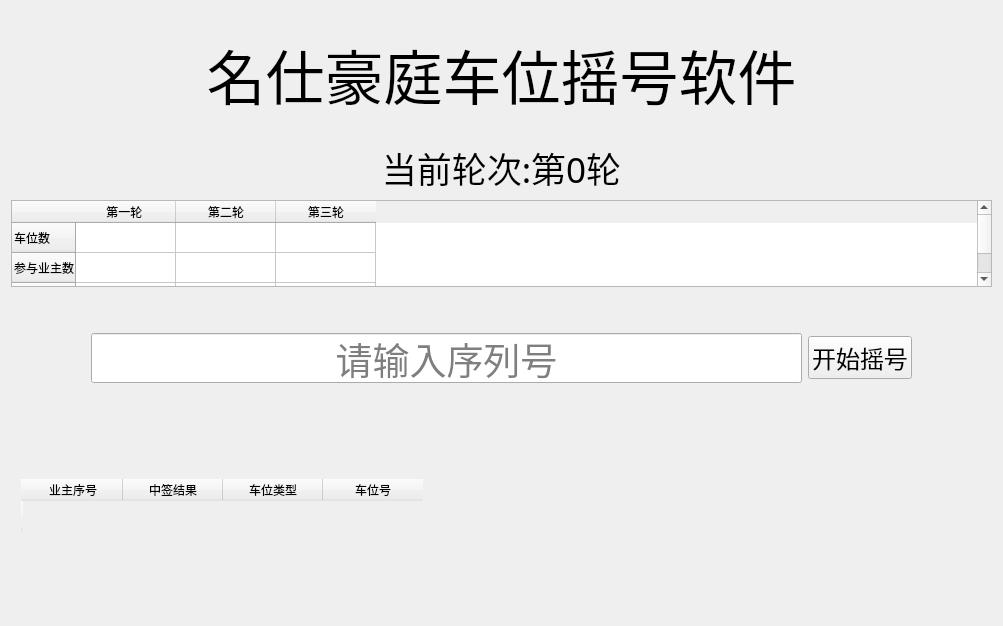
<?xml version="1.0" encoding="UTF-8"?>
<ui version="4.0">
 <class>LotteryPage</class>
 <widget class="QWidget" name="LotteryPage">
  <property name="geometry">
   <rect>
    <x>0</x>
    <y>0</y>
    <width>1003</width>
    <height>626</height>
   </rect>
  </property>
  <property name="windowTitle">
   <string>Form</string>
  </property>
  <property name="styleSheet">
   <string notr="true"/>
  </property>
  <layout class="QVBoxLayout" name="verticalLayout_2">
   <item>
    <spacer name="verticalSpacer_5">
     <property name="orientation">
      <enum>Qt::Vertical</enum>
     </property>
     <property name="sizeType">
      <enum>QSizePolicy::Fixed</enum>
     </property>
     <property name="sizeHint" stdset="0">
      <size>
       <width>20</width>
       <height>20</height>
      </size>
     </property>
    </spacer>
   </item>
   <item>
    <widget class="QLabel" name="label">
     <property name="palette">
      <palette>
       <active>
        <colorrole role="Text">
         <brush brushstyle="SolidPattern">
          <color alpha="255">
           <red>255</red>
           <green>255</green>
           <blue>0</blue>
          </color>
         </brush>
        </colorrole>
        <colorrole role="PlaceholderText">
         <brush brushstyle="SolidPattern">
          <color alpha="128">
           <red>255</red>
           <green>255</green>
           <blue>0</blue>
          </color>
         </brush>
        </colorrole>
       </active>
       <inactive>
        <colorrole role="Text">
         <brush brushstyle="SolidPattern">
          <color alpha="255">
           <red>255</red>
           <green>255</green>
           <blue>0</blue>
          </color>
         </brush>
        </colorrole>
        <colorrole role="PlaceholderText">
         <brush brushstyle="SolidPattern">
          <color alpha="128">
           <red>255</red>
           <green>255</green>
           <blue>0</blue>
          </color>
         </brush>
        </colorrole>
       </inactive>
       <disabled>
        <colorrole role="Text">
         <brush brushstyle="SolidPattern">
          <color alpha="255">
           <red>120</red>
           <green>120</green>
           <blue>120</blue>
          </color>
         </brush>
        </colorrole>
        <colorrole role="PlaceholderText">
         <brush brushstyle="SolidPattern">
          <color alpha="128">
           <red>0</red>
           <green>0</green>
           <blue>0</blue>
          </color>
         </brush>
        </colorrole>
       </disabled>
      </palette>
     </property>
     <property name="font">
      <font>
       <family>宋体</family>
       <pointsize>44</pointsize>
      </font>
     </property>
     <property name="text">
      <string>名仕豪庭车位摇号软件</string>
     </property>
     <property name="alignment">
      <set>Qt::AlignCenter</set>
     </property>
    </widget>
   </item>
   <item>
    <spacer name="verticalSpacer_6">
     <property name="orientation">
      <enum>Qt::Vertical</enum>
     </property>
     <property name="sizeType">
      <enum>QSizePolicy::Fixed</enum>
     </property>
     <property name="sizeHint" stdset="0">
      <size>
       <width>20</width>
       <height>18</height>
      </size>
     </property>
    </spacer>
   </item>
   <item>
    <widget class="QLabel" name="label_round">
     <property name="font">
      <font>
       <family>宋体</family>
       <pointsize>26</pointsize>
      </font>
     </property>
     <property name="text">
      <string>当前轮次:第0轮</string>
     </property>
     <property name="alignment">
      <set>Qt::AlignCenter</set>
     </property>
    </widget>
   </item>
   <item>
    <widget class="QTableWidget" name="table_round">
     <row>
      <property name="text">
       <string>车位数</string>
      </property>
     </row>
     <row>
      <property name="text">
       <string>参与业主数</string>
      </property>
     </row>
     <row>
      <property name="text">
       <string>中签率</string>
      </property>
     </row>
     <column>
      <property name="text">
       <string>第一轮 </string>
      </property>
     </column>
     <column>
      <property name="text">
       <string>第二轮</string>
      </property>
     </column>
     <column>
      <property name="text">
       <string>第三轮</string>
      </property>
     </column>
     <item row="0" column="0">
      <property name="text">
       <string/>
      </property>
     </item>
     <item row="0" column="1">
      <property name="text">
       <string/>
      </property>
     </item>
     <item row="0" column="2">
      <property name="text">
       <string/>
      </property>
     </item>
     <item row="1" column="0">
      <property name="text">
       <string/>
      </property>
     </item>
     <item row="1" column="1">
      <property name="text">
       <string/>
      </property>
     </item>
     <item row="1" column="2">
      <property name="text">
       <string/>
      </property>
     </item>
     <item row="2" column="0">
      <property name="text">
       <string/>
      </property>
     </item>
     <item row="2" column="1">
      <property name="text">
       <string/>
      </property>
     </item>
     <item row="2" column="2">
      <property name="text">
       <string/>
      </property>
     </item>
    </widget>
   </item>
   <item>
    <spacer name="verticalSpacer_3">
     <property name="orientation">
      <enum>Qt::Vertical</enum>
     </property>
     <property name="sizeType">
      <enum>QSizePolicy::Fixed</enum>
     </property>
     <property name="sizeHint" stdset="0">
      <size>
       <width>20</width>
       <height>40</height>
      </size>
     </property>
    </spacer>
   </item>
   <item>
    <layout class="QVBoxLayout" name="verticalLayout">
     <item>
      <layout class="QHBoxLayout" name="horizontalLayout">
       <item>
        <spacer name="horizontalSpacer">
         <property name="orientation">
          <enum>Qt::Horizontal</enum>
         </property>
         <property name="sizeType">
          <enum>QSizePolicy::Fixed</enum>
         </property>
         <property name="sizeHint" stdset="0">
          <size>
           <width>80</width>
           <height>20</height>
          </size>
         </property>
        </spacer>
       </item>
       <item>
        <widget class="QLineEdit" name="line_code">
         <property name="font">
          <font>
           <pointsize>28</pointsize>
          </font>
         </property>
         <property name="alignment">
          <set>Qt::AlignCenter</set>
         </property>
         <property name="placeholderText">
          <string>请输入序列号</string>
         </property>
        </widget>
       </item>
       <item>
        <widget class="QPushButton" name="btn_lottery">
         <property name="font">
          <font>
           <pointsize>18</pointsize>
          </font>
         </property>
         <property name="text">
          <string>开始摇号</string>
         </property>
        </widget>
       </item>
       <item>
        <spacer name="horizontalSpacer_2">
         <property name="orientation">
          <enum>Qt::Horizontal</enum>
         </property>
         <property name="sizeType">
          <enum>QSizePolicy::Fixed</enum>
         </property>
         <property name="sizeHint" stdset="0">
          <size>
           <width>80</width>
           <height>20</height>
          </size>
         </property>
        </spacer>
       </item>
      </layout>
     </item>
     <item>
      <spacer name="verticalSpacer_4">
       <property name="orientation">
        <enum>Qt::Vertical</enum>
       </property>
       <property name="sizeType">
        <enum>QSizePolicy::Fixed</enum>
       </property>
       <property name="sizeHint" stdset="0">
        <size>
         <width>20</width>
         <height>40</height>
        </size>
       </property>
      </spacer>
     </item>
    </layout>
   </item>
   <item>
    <spacer name="verticalSpacer_2">
     <property name="orientation">
      <enum>Qt::Vertical</enum>
     </property>
     <property name="sizeType">
      <enum>QSizePolicy::Fixed</enum>
     </property>
     <property name="sizeHint" stdset="0">
      <size>
       <width>20</width>
       <height>40</height>
      </size>
     </property>
    </spacer>
   </item>
   <item>
    <widget class="QWidget" name="widget" native="true">
     <layout class="QHBoxLayout" name="horizontalLayout_2">
      <item>
       <widget class="QTableWidget" name="table_result">
        <property name="sizePolicy">
         <sizepolicy hsizetype="Preferred" vsizetype="Preferred">
          <horstretch>0</horstretch>
          <verstretch>0</verstretch>
         </sizepolicy>
        </property>
        <property name="palette">
         <palette>
          <active>
           <colorrole role="Base">
            <brush brushstyle="SolidPattern">
             <color alpha="0">
              <red>255</red>
              <green>255</green>
              <blue>255</blue>
             </color>
            </brush>
           </colorrole>
           <colorrole role="Window">
            <brush brushstyle="SolidPattern">
             <color alpha="0">
              <red>240</red>
              <green>240</green>
              <blue>240</blue>
             </color>
            </brush>
           </colorrole>
           <colorrole role="HighlightedText">
            <brush brushstyle="SolidPattern">
             <color alpha="255">
              <red>255</red>
              <green>255</green>
              <blue>255</blue>
             </color>
            </brush>
           </colorrole>
          </active>
          <inactive>
           <colorrole role="Base">
            <brush brushstyle="SolidPattern">
             <color alpha="0">
              <red>255</red>
              <green>255</green>
              <blue>255</blue>
             </color>
            </brush>
           </colorrole>
           <colorrole role="Window">
            <brush brushstyle="SolidPattern">
             <color alpha="0">
              <red>240</red>
              <green>240</green>
              <blue>240</blue>
             </color>
            </brush>
           </colorrole>
           <colorrole role="HighlightedText">
            <brush brushstyle="SolidPattern">
             <color alpha="255">
              <red>255</red>
              <green>255</green>
              <blue>255</blue>
             </color>
            </brush>
           </colorrole>
          </inactive>
          <disabled>
           <colorrole role="Base">
            <brush brushstyle="SolidPattern">
             <color alpha="0">
              <red>240</red>
              <green>240</green>
              <blue>240</blue>
             </color>
            </brush>
           </colorrole>
           <colorrole role="Window">
            <brush brushstyle="SolidPattern">
             <color alpha="0">
              <red>240</red>
              <green>240</green>
              <blue>240</blue>
             </color>
            </brush>
           </colorrole>
           <colorrole role="HighlightedText">
            <brush brushstyle="SolidPattern">
             <color alpha="255">
              <red>255</red>
              <green>255</green>
              <blue>255</blue>
             </color>
            </brush>
           </colorrole>
          </disabled>
         </palette>
        </property>
        <property name="styleSheet">
         <string notr="true"/>
        </property>
        <row>
         <property name="text">
          <string/>
         </property>
        </row>
        <column>
         <property name="text">
          <string>业主序号</string>
         </property>
        </column>
        <column>
         <property name="text">
          <string>中签结果</string>
         </property>
        </column>
        <column>
         <property name="text">
          <string>车位类型</string>
         </property>
        </column>
        <column>
         <property name="text">
          <string>车位号</string>
         </property>
        </column>
       </widget>
      </item>
     </layout>
    </widget>
   </item>
   <item>
    <spacer name="verticalSpacer">
     <property name="orientation">
      <enum>Qt::Vertical</enum>
     </property>
     <property name="sizeType">
      <enum>QSizePolicy::Fixed</enum>
     </property>
     <property name="sizeHint" stdset="0">
      <size>
       <width>20</width>
       <height>40</height>
      </size>
     </property>
    </spacer>
   </item>
  </layout>
 </widget>
 <resources/>
 <connections/>
</ui>
